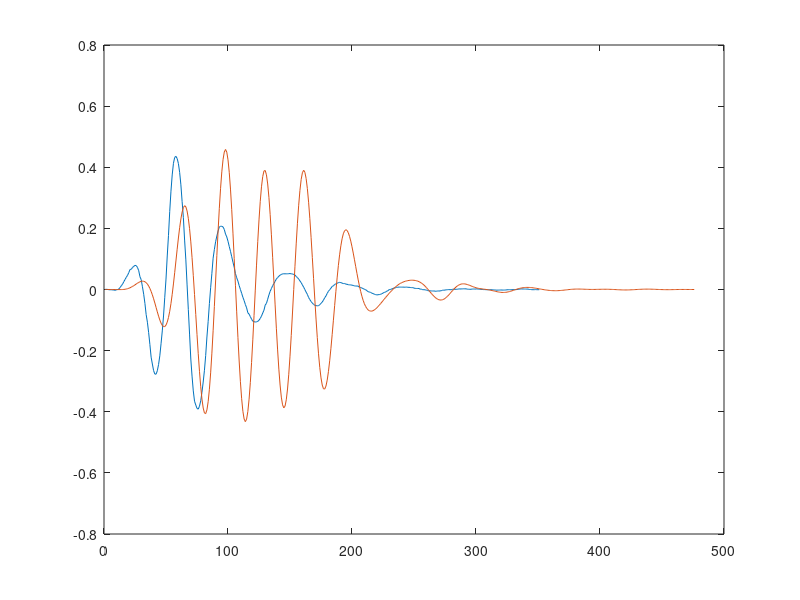

Write the MATLAB code that produced this figure. (Note: this script raises an error after producing the figure.)
clear; close all; clc;
%%
all_biases = {};
all_stdevs = {};
%%

% System parameters
f0 = 3.2e6;                 % Probe center frequency [hz]
M = 4;                      % Number of cycles in pulse [n]
fs = 1e8;                   % System sample rate [hz]
n_fft = 1024;               % Number of samples to use in fft
vessel_angle = deg2rad(45); % angle between beam and vessel [rad]
vessel_diameter = 10e-3;    % diameter of simulated vessel [m]
f_prf = 5e3;                % pulse repetition frequency [hz]
T_prf = 1 / f_prf;          % pulse repetition time [s]
vz = 0.15;                  % simulated velocity [m/s]
c = 1500;                   % speed of sound [m/s]
err_std = 0.5;              % standard dev of noise
seed = 0;                   % random seed

biases = [];
stdevs = [];

% Hyperparams
apply_mf                = false;
apply_ec                = false;
add_noise               = false;
add_stationary_signal   = false;
modify_pulse            = true;
doplot                  = true;
overwrite_winsize       = false;
winsize_                = 1;

for n_emissions=4:20
    %%
    load('pulse.mat');

    if modify_pulse
        figure; plot(pulse); hold on; 
        mod_sig = sin(2*pi*f0.*(0:1/fs:M/f0)) .* 0.1*max(pulse);
        %mod_sig = mod_sig(:) .* hanning(length(mod_sig));
        %mod_sig = (mod_sig - min(mod_sig)) ./ (max(mod_sig) - min(mod_sig));
        pulse = conv(pulse, mod_sig);
        plot(pulse);
    end

    t = (0:length(pulse))./fs;   % time
    f = (-n_fft/2:n_fft/2-1)./n_fft.*fs;
    [f0_est, pulse_F] = estimate_f0(pulse, n_fft, f, doplot);
    f0_est = abs(f0_est);

    matched_h = matched_filter(pulse, doplot);

    if doplot
        % Plotting
        figure;
        subplot(211);
        plot((0:length(pulse)-1)./fs, pulse);
        title(['Pulse for CFM. ', num2str(M), ' cycles.']);
        ylabel('Amplitude [v]');
        xlabel('Time [s]');
        axis tight; grid on;

        subplot(212);
        plot(f,abs(pulse_F));
        title('Amplitude spectrum of pulse');
        xlabel('Frequency [hz]');
        ylabel('Amplitude');
        axis tight; grid on;
    end

    % Initialize some simulated data

    [single_line, vessel_depth] = simulate_single_line(... 
        vessel_angle, vessel_diameter, f_prf, fs, vz, c,...
        n_emissions, pulse, seed, err_std, add_noise, add_stationary_signal);

    if doplot
        % Plotting
        x = (0:length(single_line)-1) ./ fs;
        x = (x.*c)./2;
        y = (0:size(single_line,1)-1);
        [X,Y] = meshgrid(x,y);
        figure();
        imagesc(x, y, single_line);
        ylabel('Number of emissions (i)');
        xlabel('Depth in vessel [m]');
        title('Simulated emissions')
        set(gca,'view',[-90, -90]);
        colormap(hot);
        ax = get(gca);
        ax.XAxis.Exponent = -3;
    end

    % Validate on the simulated data

    winsize = abs(round(1/f0_est * fs));
    if overwrite_winsize
        winsize = winsize_;
    end

    [v, depth] = autocorr_estimator(single_line, winsize, c, f_prf, f0_est, ...
        vessel_angle, fs, matched_h, apply_ec, apply_mf);

    if doplot
        % Plotting
        figure();
        plot(depth(), v());
        plot(depth(vessel_depth:end-vessel_depth), v(vessel_depth:end-vessel_depth));
        xlabel('Depth [m]');
        ylabel('Velocity [m/s]');
        title({['Estimated velocities. Target v=', num2str(vz), ' m/s'], ...
            ['Winsize: ', num2str(winsize), ...
            ', f0: ', num2str(f0_est, '%.3G'), 'Hz']});
        axis tight; grid on;
    end

    [bias, stdev] = evaluate_estimate(vz, v(vessel_depth:end-vessel_depth));
    biases = [biases, bias];
    stdevs = [stdevs, stdev];
    
end

all_stdevs{end+1} = stdevs(:);
all_biases{end+1} = biases(:);
%%

figure;
ax1=subplot(4,1,(1:2));
for i = 1:size(all_biases,2)
    plot(4:20, all_biases{i});
    ylabel('MSE [m/s]');
    grid on; hold on;
end
set(gca, 'XTickLabel', [])
title('Estimate precision as a function of emissions');
legend({'Winsize=1', 'Winsize=T0', 'Modify pulse', 'EC', 'Noise', 'MF'});

ax2=subplot(4,1,(3:4));
for i = 1:size(all_stdevs,2)
    plot(4:20, all_stdevs{i});
    grid on; hold on;
    ylabel('Std [m/s]')
end

linkaxes([ax1, ax2], 'x');
xlim([3, 21]);
xlabel('Number of lines in estimate');

%%

function [bias, stdev] = evaluate_estimate(target_vz, vz)
    bias = mean((target_vz - vz).^2);
    stdev = std((target_vz - vz).^2);
end

